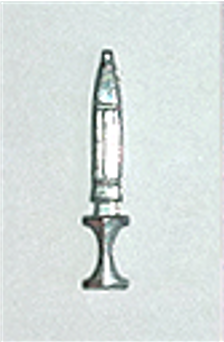
#> input picture Dagger.PNG, 224 x 342 px, found by its file name; its folder holds 4 pictures in this run
$ python weapons.py   (older library calls are emulated)
#> lines starting #> are read from the running program, lines starting #| are printed output that depends on the picture
### rooms.py
class Room():
    def __str__(self):
        return self.name

class Kitchen(Room):
    def __init__(self):
        self.name = 'Kitchen'
        self.entrances = [(7,4)]

class Ballroom(Room):
    def __init__(self):
        self.name = 'Ballroom'
        self.entrances = [(5,7),(8,9),(8,14),(5,16)]

class Conservatory(Room):
    def __init__(self):
        self.name = 'Conservatory'
        self.entrances = [(5,18)]

class DiningRoom(Room):
    def __init__(self):
        self.name = 'Dining Room'
        self.entrances = [(12,8),(16,6)]

class BilliardRoom(Room):
    def __init__(self):
        self.name = 'Billiard Room'
        self.entrances = [(9,17),(13,22)]

class Library(Room):
    def __init__(self):
    	self.name = 'Library'
    	self.entrances = [(16,16),(13,20)]

class Lounge(Room):
    def __init__(self):
        self.name = 'Lounge'
        self.entrances = [(18,6)]

class Hall(Room):
    def __init__(self):
        self.name = 'Hall'
        self.entrances = [(17,11),(17,12),(20,15)]

class Study(Room):
    def __init__(self):
        self.name = 'Study'
        self.entrances = [(20,17)]

class Rooms():
    def __init__(self):
        self.rooms = {}

    def createRoom(self):
        kitchenRoom = Kitchen()
        ballroomRoom = Ballroom()
        conservatoryRoom = Conservatory()
        diningRoomRoom = DiningRoom()
        billiardRoomRoom = BilliardRoom()
        libraryRoom = Library()
        loungeRoom = Lounge()
        hallRoom = Hall()
        studyRoom = Study()

        for room in [kitchenRoom,ballroomRoom,conservatoryRoom,
                     diningRoomRoom,billiardRoomRoom,libraryRoom,
                     loungeRoom,hallRoom,studyRoom]:
            self.rooms[room.name] = room

r = Rooms()
r.createRoom()
print(r.rooms)

### canvas.py
from tkinter import *
import tkinter as tk
from PIL import ImageTk,Image
h = 700
w = 700
# root= Tk()
counter = 20
widgetsList = []
class GuiCanvas:
    def __init__(self):
	    self.root = Tk()
	    self.canvas =  Canvas(self.root,width=w,height=h)
	    self.widget = None

    # [20 lines left out: functions createWelcomeMessage, updateWidget, clearWidgets, not called in this run]

c = GuiCanvas()

### weapons.py
import rooms,gamesetup,random,canvas
from tkinter import *
from PIL import ImageTk,Image
weaponsDict = {}
weaponImgD = {}
weaponImgDict = {}

class Weapon():
    def __init__(self,name):
        self.name = name
        self.room = None
        weaponsDict[name] = self

    def __str__(self):
        return self.name

class Weapons():

    def createWeapons(self):
        dagger = Weapon('Dagger')
        revolver = Weapon('Revolver')
        leadPipe = Weapon('Lead Pipe')
        wrench = Weapon('Wrench')
        candlestick = Weapon('Candlestick')
        rope = Weapon('Rope')
        self.createWeaponImages()

    def createWeaponImages(self):
        for weapon in weaponsDict.values():
            weaponImg = Image.open(weapon.name +'.png')
#> weaponImg is the input picture: PIL image 224x342 RGBA; mean R, G, B, A 214.8, 223.3, 221.6, 255
            weaponImgTemp = weaponImg.resize((40,40),Image.ANTIALIAS)
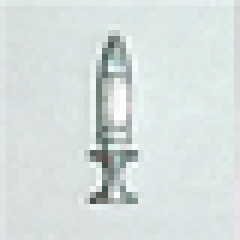
#> weaponImgTemp: PIL image 40x40 RGBA (shown 6 times larger); mean R, G, B, A 214.7, 223.2, 221.5, 255
            weaponImg = ImageTk.PhotoImage(weaponImgTemp)
            weaponImgDict[weapon.name] = weaponImg
#> pass 2 of the loop in createWeaponImages, `for weapon in weaponsDict.values():`:
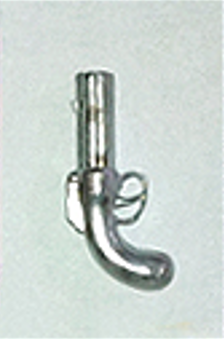
#> input picture Revolver.PNG, 224 x 339 px, found by its file name
#> in createWeaponImages, weaponImg is the input picture: PIL image 224x339 RGBA; mean R, G, B, A 202.9, 212.5, 208, 255
#> in createWeaponImages, `weaponImgTemp = weaponImg.resize((40,40),Image.ANTIALIAS)`:
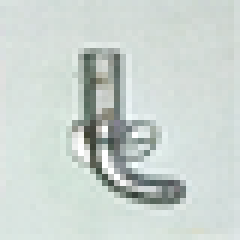
#> weaponImgTemp: PIL image 40x40 RGBA (shown 6 times larger); mean R, G, B, A 202.7, 212.3, 207.8, 255
#> pass 3 of the loop in createWeaponImages, `for weapon in weaponsDict.values():`:
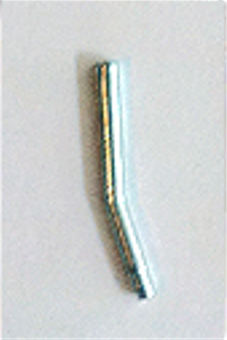
#> input picture Lead Pipe.PNG, 227 x 340 px, found by its file name
#> in createWeaponImages, weaponImg is the input picture: PIL image 227x340 RGBA; mean R, G, B, A 206.7, 209.6, 208.8, 255
#> in createWeaponImages, `weaponImgTemp = weaponImg.resize((40,40),Image.ANTIALIAS)`:
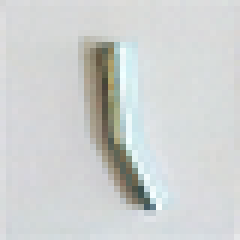
#> weaponImgTemp: PIL image 40x40 RGBA (shown 6 times larger); mean R, G, B, A 206.6, 209.5, 208.7, 255
#> the loop made 4 passes; the first 3 are shown

    # [78 lines left out: functions assignWeaponsToRooms, centreWeaponInRoom, getInsideRoomCoords, getRoomCentre, placeWeaponsOnBoard, moveWeapon, not called in this run]

w = Weapons()
#> (the run stopped early here; a loop or call above may not have finished)
